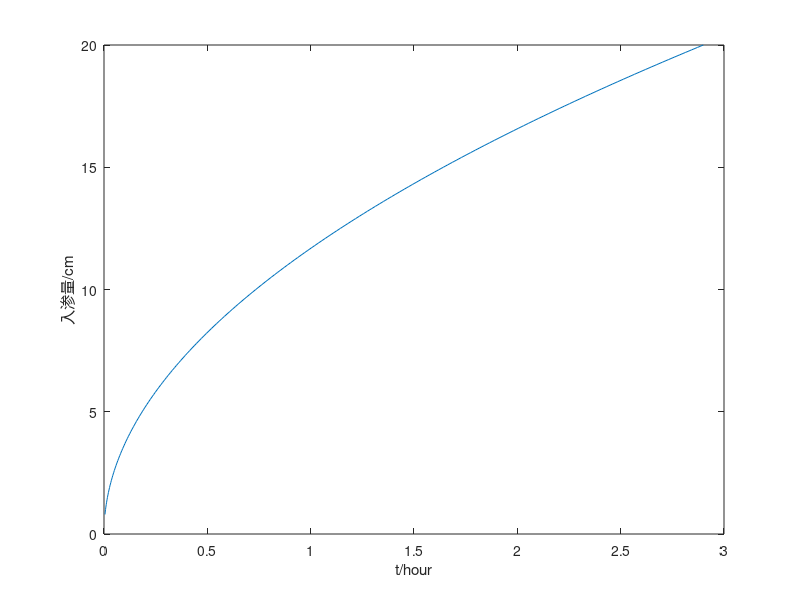
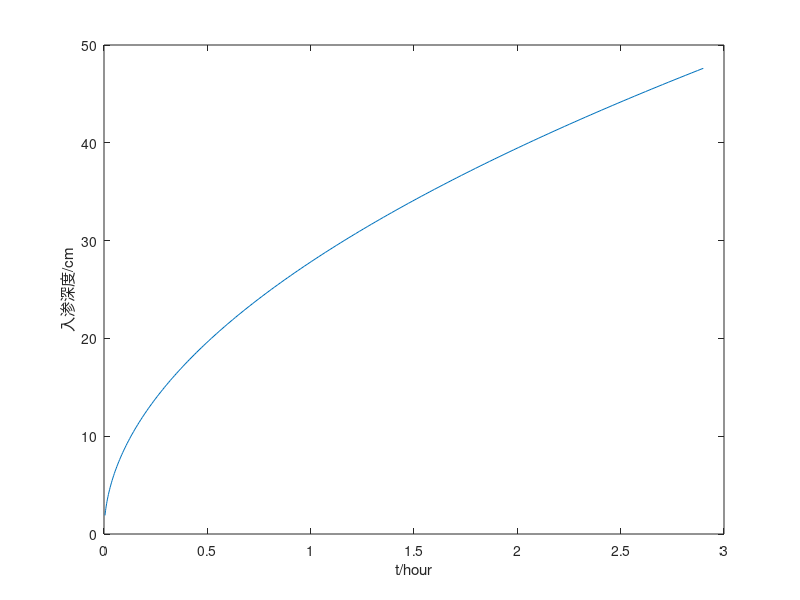

MATLAB code for these plots, in order:
%采用Green_Ampt方程计算张文杰
%锐利湿润锋的前进,垂直方向
%--------
%非饱和参数
theta0=0.5       ; %dimensionless
thetar=0.08     ;%dimensionless
a=0.16          ;%kPa-1
n=1.21          ; %dimensionless
m=1-1/n     ; %dimensionless
k0=3.7e-7         ;%m/s
h0=0         ;%上部水头
hi=-22.9      ;       %干燥水头 m
thetai=0.2797  ;

%-------------
%计算过程
%单位换算
Q=8:1:200     ;%单位  mm
Q=Q/1000;  %单位m
%关于单位
t=1/k0*(Q-(h0-hi)*(theta0-thetai)*log(1+Q/((h0-hi)*(theta0-thetai))));      %单位为s


%转换单位
t=t/60/60           ;%单位为hour
Q=Q*100              ;%单位为cm
plot(t,Q) %     (hour~cm)
xlabel('t/hour');
ylabel('入渗量/cm')

%----------------
%绘图
figure;
L=Q/(theta0-thetar)    %cm


plot(t,L) %     (hour~cm)
xlabel('t/hour');
ylabel('入渗深度/cm')
